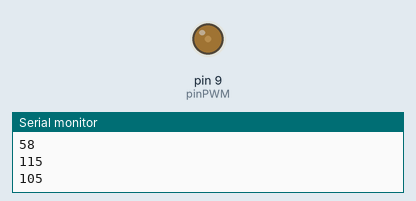
This sketch was run on a simulated Arduino Mega 2560, built with avr-gcc and run on an emulated ATmega2560. Parts: output pins drawn as LEDs (lit = HIGH), the last lines printed to the serial monitor. Random numbers use the default seed unless the sketch sets one.

Above: at 5.5 s.
At 22.16 s:
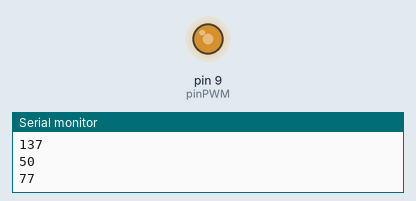
At 38.85 s:
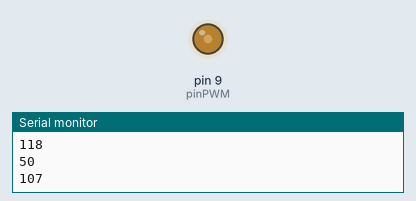
Timing chart, 0 to 40.0 s (numbered marks = the images above):
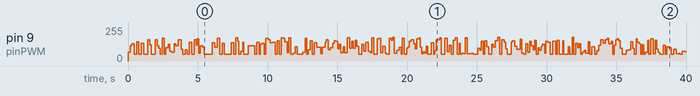

The sketch:

FlameDimmer.ino
```cpp
/*

using MEGA 2560
the pin that the LED is attached to uses a 22 ohm resistor used with 3x 5mm red and 2x 5mm yellow LEDs w/ 5v source
using an N type MOSFET to switch an external 5v power supply as to avoid using the Arduino's built in supply
with the intent of using this to power many dozens of LEDs over several arrays controlled by a single Arduino
*/
  // check your board's documentation, use a PWM cappable pin
const int pinPWM = 9;


// Modify these constants to change the behavior of the flame

  // 0-255 sets the minimum brightness
const int minBrightness = 50;

  // 0-255 sets the maximum brightness
const int maxBrightness = 255;

  // milliseconds before a random value is pulled again controlls the fastest the light can flicker
const int minimumDelay = 80;

  //milliseconds before a random value is pulled again controlls the slowest the light can flicker
const int maximumDelay = 190;

  // The loop forces all values greater than the maxBrightness back down the the minimum brightness,
  // increasing this value will cause the flame to rest at minBrightness for a higher percentage of the time,
  // but also increases the odds of having higher flame intensity
  // values >126 and < 255 will increasingly cause a gradual "build up" of the flame intensity (like a flickering candle)
  // values <126 will cause a slow, soft flicker of light, increasing the rarity of max brightness events (like coals/embers)
const int oddsOfDimModifier = 180;

// These value causes the flame to decay slower, values close to 1 will vary more from cycle to cycle
// values close to zero will cause the brightness to randomize based on the oddsOfDimModifier more
// a manual value may be set if desired, I found 0.8 to be a 'happy medium'
const float minLeveling = 0.6;
const float maxLeveling = 0.8;


void setup() {
  // initialize the serial communication:
  Serial.begin(9600);
  // initialize the pinPWM as an output for debugging
  pinMode(pinPWM, OUTPUT);
}


void loop() {
  // initialization list for loop
  int brightness;
  int randomBrightness;
  int randomDelay;
  int pinbrightness;
  float brightnessLeveling;

  brightnessLeveling = random(minLeveling, maxLeveling);
  randomBrightness = random(oddsOfDimModifier);
  randomDelay = random (minimumDelay, maximumDelay);
  brightness = randomBrightness + (brightness * brightnessLeveling);
    // checks if brightness is too high, brings it to the maximum threshold
  if (brightness > maxBrightness) {
    brightness = maxBrightness;
  }
    // checks if brightness is too low, brings it to the minimum threshold
  if (brightness < minBrightness){
    brightness = minBrightness;
  }
  pinbrightness = (brightness);
  analogWrite(pinPWM, pinbrightness);
  delay(randomDelay);
  Serial.println(pinbrightness); // engable for debugging
}
```

Measured:
- by itself, pin 9 (pinPWM): 0/255 → 67/255 at 0.00 s, → 113/255 0.17 s later, → 130/255 0.11 s later, → 50/255 0.18 s later, … (272 changes in this stretch)
